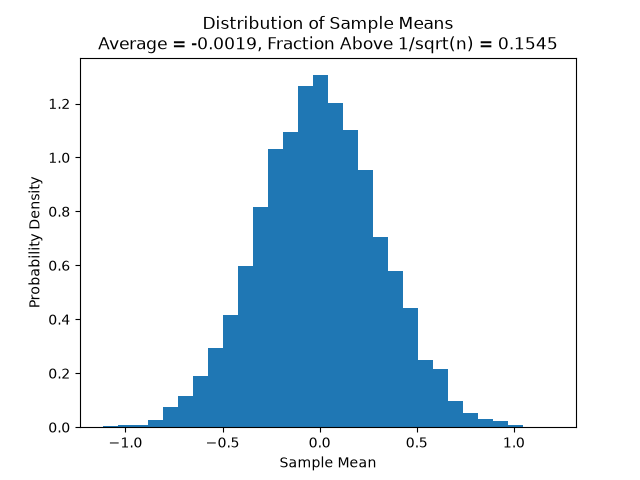

The Python source for this figure:
#Mostly Same as 3_2_1 With exception of line 19
import numpy as np
import matplotlib.pyplot as plt

# Sample size and number of samples
n = 10
num_samples = 10000

# Generate 10,000 samples with 10 values in each sample
samples = np.random.normal(0, 1, size=(num_samples, n))

# Calculate the mean of each sample
xbars = np.mean(samples, axis=1)

# Calculate the average of all sample means
average_xbar = np.mean(xbars)

# Calculate the fraction of sample means above 1/sqrt(n)
fraction = np.mean(xbars > 1 / np.sqrt(n))

# Plot 
plt.hist(xbars, bins=30, density=True)

plt.xlabel('Sample Mean')
plt.ylabel('Probability Density')
plt.title(  f'Distribution of Sample Means\n' f'Average = {average_xbar:.4f}, Fraction Above 1/sqrt(n) = {fraction:.4f}')

plt.savefig('HW3_3_1.png')
plt.show()
